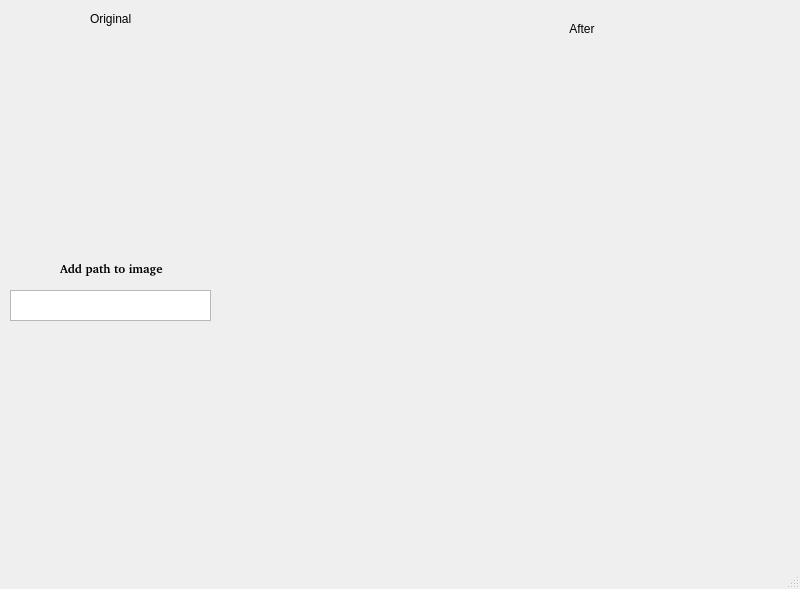
<?xml version="1.0" encoding="UTF-8"?>
<ui version="4.0">
 <class>MainGUi</class>
 <widget class="QMainWindow" name="MainGUi">
  <property name="geometry">
   <rect>
    <x>0</x>
    <y>0</y>
    <width>800</width>
    <height>589</height>
   </rect>
  </property>
  <property name="windowTitle">
   <string>MainGUi</string>
  </property>
  <widget class="QWidget" name="centralwidget">
   <widget class="QLabel" name="label">
    <property name="geometry">
     <rect>
      <x>60</x>
      <y>260</y>
      <width>131</width>
      <height>17</height>
     </rect>
    </property>
    <property name="font">
     <font>
      <family>Bitstream Charter</family>
      <weight>75</weight>
      <bold>true</bold>
     </font>
    </property>
    <property name="text">
     <string>Add path to image</string>
    </property>
   </widget>
   <widget class="QTextEdit" name="textEdit">
    <property name="geometry">
     <rect>
      <x>10</x>
      <y>290</y>
      <width>201</width>
      <height>31</height>
     </rect>
    </property>
   </widget>
   <widget class="QLabel" name="original">
    <property name="geometry">
     <rect>
      <x>20</x>
      <y>40</y>
      <width>251</width>
      <height>191</height>
     </rect>
    </property>
    <property name="autoFillBackground">
     <bool>true</bool>
    </property>
    <property name="text">
     <string/>
    </property>
   </widget>
   <widget class="QLabel" name="processed">
    <property name="geometry">
     <rect>
      <x>430</x>
      <y>50</y>
      <width>331</width>
      <height>401</height>
     </rect>
    </property>
    <property name="autoFillBackground">
     <bool>true</bool>
    </property>
    <property name="text">
     <string/>
    </property>
   </widget>
   <widget class="QLabel" name="label_4">
    <property name="geometry">
     <rect>
      <x>90</x>
      <y>10</y>
      <width>81</width>
      <height>17</height>
     </rect>
    </property>
    <property name="text">
     <string>Original</string>
    </property>
   </widget>
   <widget class="QLabel" name="label_5">
    <property name="geometry">
     <rect>
      <x>600</x>
      <y>70</y>
      <width>67</width>
      <height>17</height>
     </rect>
    </property>
    <property name="text">
     <string/>
    </property>
   </widget>
   <widget class="QLabel" name="label_6">
    <property name="geometry">
     <rect>
      <x>560</x>
      <y>20</y>
      <width>67</width>
      <height>17</height>
     </rect>
    </property>
    <property name="text">
     <string>   After</string>
    </property>
   </widget>
   <widget class="QLabel" name="path_label">
    <property name="geometry">
     <rect>
      <x>20</x>
      <y>330</y>
      <width>251</width>
      <height>191</height>
     </rect>
    </property>
    <property name="autoFillBackground">
     <bool>true</bool>
    </property>
    <property name="text">
     <string/>
    </property>
   </widget>
  </widget>
  <widget class="QStatusBar" name="statusbar"/>
 </widget>
 <resources/>
 <connections/>
</ui>
